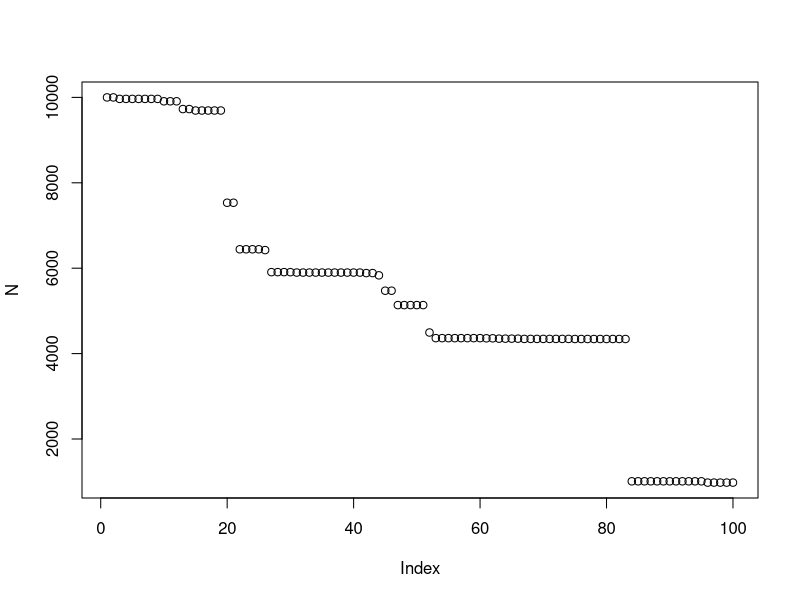

Generate this figure with R:

library(truncnorm)

ab<- function(mn,variance)
	{
	a<- mn*((mn*(1-mn)/variance)-1)
	b<- (1-mn)*((mn*(1-mn)/variance)-1)
	return(c(a,b))
	}


# ASSESSMENT OF MCGOWAN ET AL.  

x<- 1000

# SURVIVAL
mn_surv<- 0.92
vr_surv<- 0.005
# UNCERTAINTY FOR SURVIVAL
var_mean<-0.01
var_sd<- 0.01

# SAMPLING VARIATION:  MEAN AND VARIANCE VARY AMONG ITERATIONS
vals<-ab(mn_surv,vr_surv)
Phi_mean<- rbeta(1,shape1=vals[1],shape2=vals[2])
var_sampling<- rtruncnorm(1,a=0,b=Inf, mean=var_mean, sd=var_sd)
# TEMPORAL VARIATION: 
nyears=100

vals<-ab(Phi_mean,var_sampling)

Phi_year<- rbeta(nyears,shape1=vals[1],shape2=vals[2])

N<- rep(0, nyears)
N[1]<- 10000
for(i in 2:nyears)
	{
	N[i]<-rbinom(1,N[i-1],Phi_year[i-1])
	}

plot(N)


## SAME AS ABOVE BUT USING A LOGIT LINK
